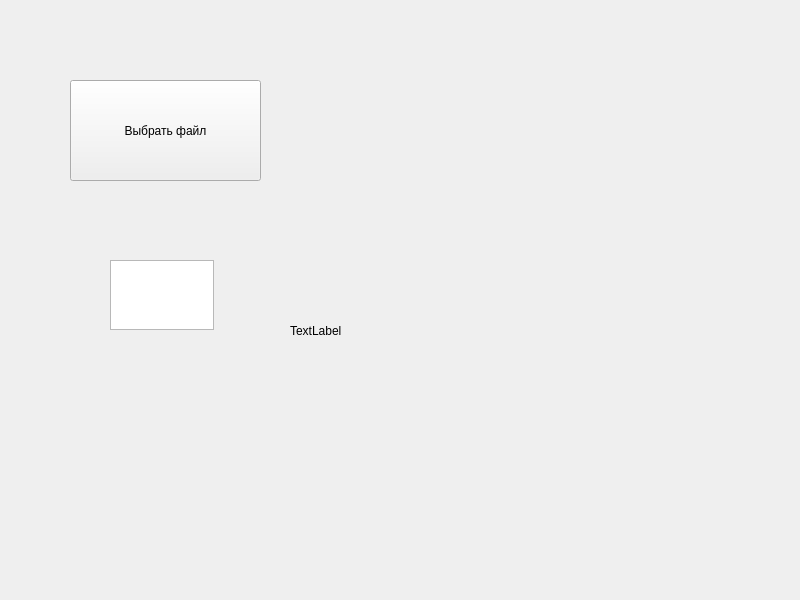
<?xml version="1.0" encoding="UTF-8"?>
<ui version="4.0">
 <class>Widget</class>
 <widget class="QWidget" name="Widget">
  <property name="geometry">
   <rect>
    <x>0</x>
    <y>0</y>
    <width>800</width>
    <height>600</height>
   </rect>
  </property>
  <property name="windowTitle">
   <string>Widget</string>
  </property>
  <widget class="QTextEdit" name="textEdit">
   <property name="geometry">
    <rect>
     <x>110</x>
     <y>260</y>
     <width>104</width>
     <height>70</height>
    </rect>
   </property>
  </widget>
  <widget class="QPushButton" name="btnOpen">
   <property name="geometry">
    <rect>
     <x>70</x>
     <y>80</y>
     <width>191</width>
     <height>101</height>
    </rect>
   </property>
   <property name="text">
    <string>Выбрать файл</string>
   </property>
  </widget>
  <widget class="QLabel" name="labelInfo">
   <property name="geometry">
    <rect>
     <x>290</x>
     <y>230</y>
     <width>401</width>
     <height>201</height>
    </rect>
   </property>
   <property name="text">
    <string>TextLabel</string>
   </property>
  </widget>
 </widget>
 <resources/>
 <connections/>
</ui>
